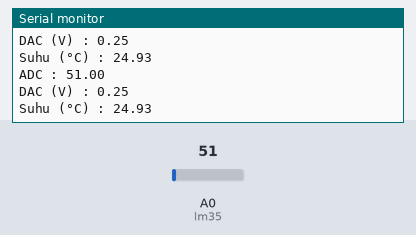
Bench run of a sketch on a simulated Arduino Uno, built with avr-gcc and run on an emulated ATmega328P. On the bench: the last lines printed to the serial monitor. The inputs (shaded band) are chosen by the test bench; at power-on: A0 (lm35) = 51.

Above: at 1.8 s.
1.9 s: A0 (lm35) set to 61
At 2.7 s:
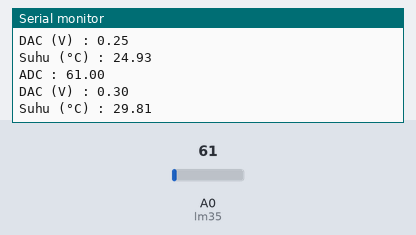
3.4 s: A0 (lm35) set to 71
At 4.3 s:
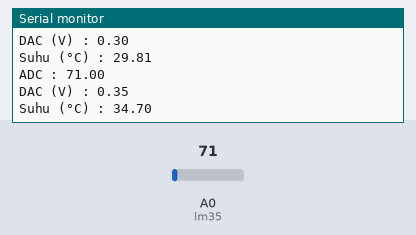
Timing chart, 0 to 6.4 s (numbered marks = the images above; inputs shaded):
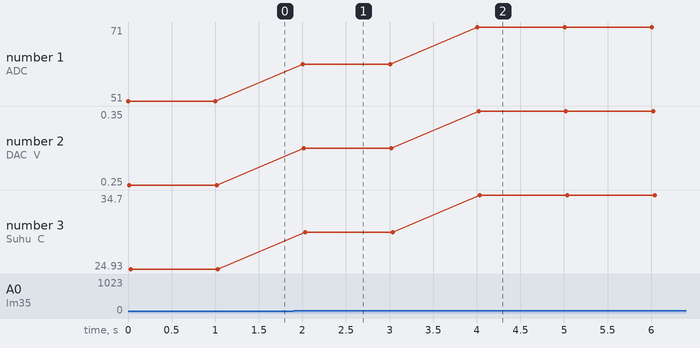

Measured:
- after the input at 1.9 s, the serial monitor: prints a new line after 0.10 s (image 1)
- after the input at 3.4 s, the serial monitor: prints a new line after 0.61 s (image 2)
- plotted number 1: 51 → 61 after the input at 1.9 s, 61 → 71 after the input at 3.4 s
- plotted number 2: 0.25 → 0.3 after the input at 1.9 s, 0.3 → 0.35 after the input at 3.4 s
- plotted number 3: 24.93 → 29.81 after the input at 1.9 s, 29.81 → 34.7 after the input at 3.4 s

The sketch:

peripheral_adc.ino
```cpp
#define lm35 A0

void setup() {
  pinMode(lm35, INPUT);
  Serial.begin(9600);
}

void loop() {
  float nilaiADC = analogRead(lm35);
  float nilaiDAC = ((nilaiADC / 1023) * 5.0);
  float suhuC = nilaiDAC * 100;  // Konversi tegangan ke derajat Celcius

  Serial.print("ADC : ");
  Serial.println(nilaiADC);
  Serial.print("DAC (V) : ");
  Serial.println(nilaiDAC);
  Serial.print("Suhu (°C) : ");
  Serial.println(suhuC);

  delay(1000);
}
```
